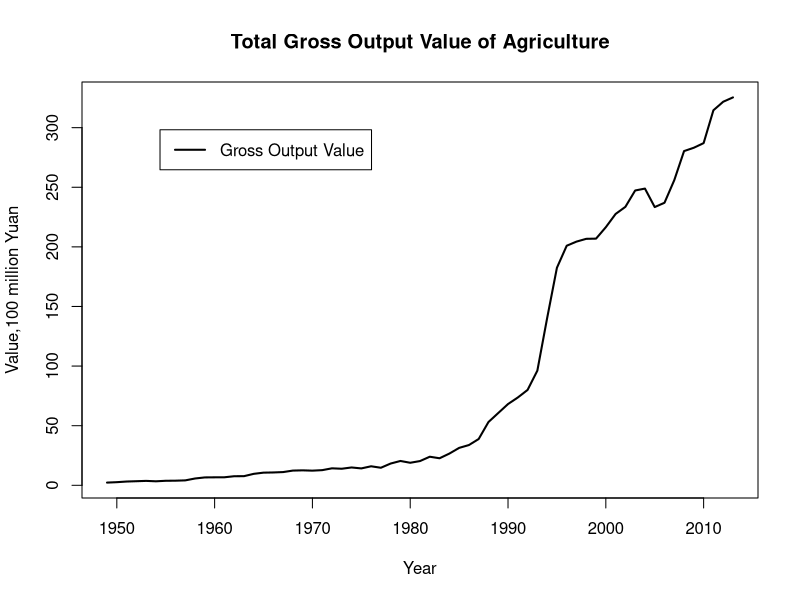
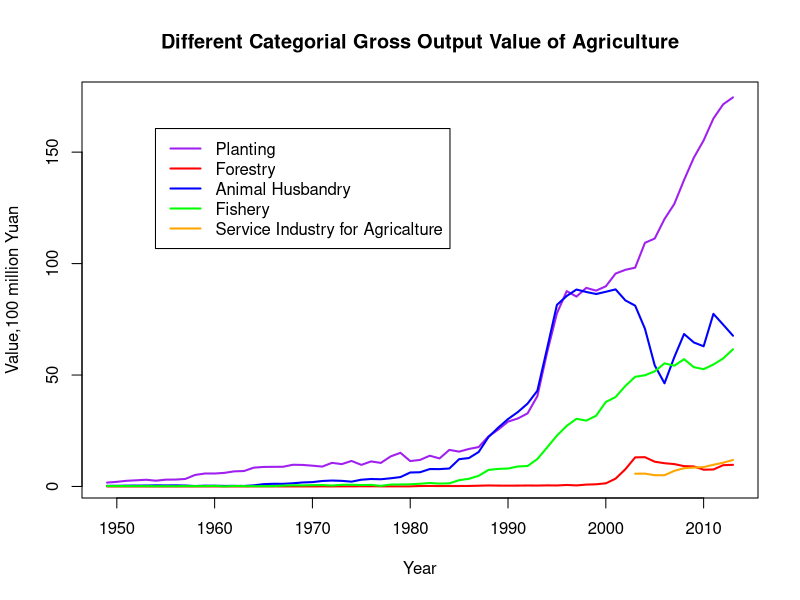

Here is the R script that generated these plots, in order:
## ---- chunk 1
agri <- read.table(file="data.txt", header=T)
colnames(agri)[2] <- "Total"
colnames(agri)[5] <- "Animal"
colnames(agri)[7] <- "Service"
agri

## ---- chunk 2
plot(agri$Total~agri$Year,xlab="Year",ylab="Value,100 million Yuan",main="Total Gross Output Value of Agriculture",type="l",lwd=2)
legend(1954.417,298.218,legend="Gross Output Value",lwd=2)

## ---- chunk 3
plot(agri$Planting~agri$Year,xlab="Year",ylab="Value,100 million Yuan",main="Different Categorial Gross Output Value of Agriculture",type="l",lwd=2,col="purple")
points(agri$Forestry~agri$Year,xlab="Year",ylab="Value,100 million Yuan",main="Different Categorial Gross Output Value of Agriculture",type="l",lwd=2,col="red")
points(agri$Animal~agri$Year,xlab="Year",ylab="Value,100 million Yuan",main="Different Categorial Gross Output Value of Agriculture",type="l",lwd=2,col="blue")
points(agri$Fishery~agri$Year,xlab="Year",ylab="Value,100 million Yuan",main="Different Categorial Gross Output Value of Agriculture",type="l",lwd=2,col="green")
points(agri$Service~agri$Year,xlab="Year",ylab="Value,100 million Yuan",main="Different Categorial Gross Output Value of Agriculture",type="l",lwd=2,col="orange")
legend(1953.953,160.6015,legend=c("Planting","Forestry","Animal Husbandry","Fishery","Service Industry for Agricalture"),col=c("purple","red","blue","green","orange"),lty=1,lwd=2)

